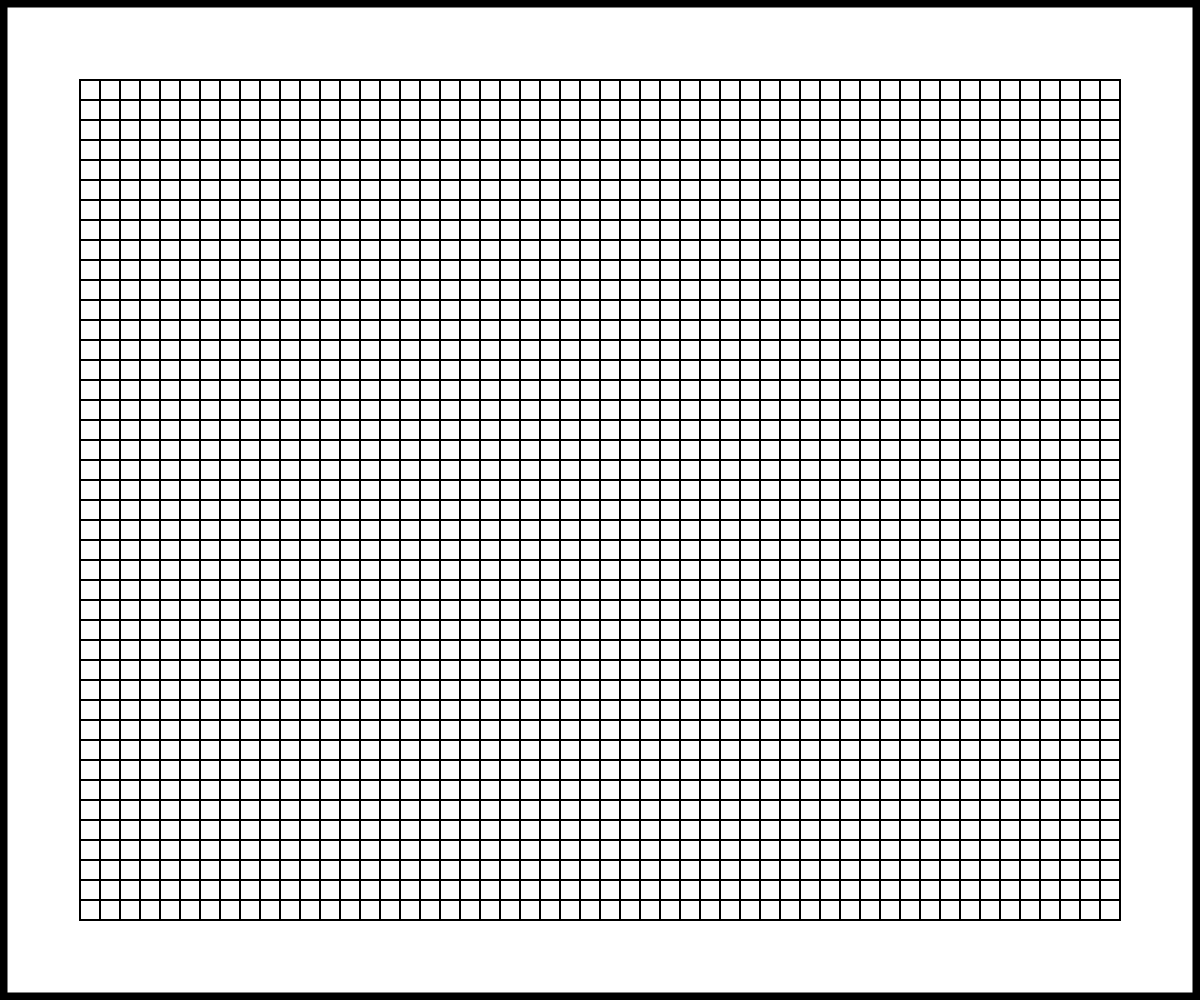
Frame 1 (no input)
Frame 60 (no input): identical to frame 1, image omitted
Frame 120 (the mouse pressed at the canvas centre since frame 60): identical to frame 1, image omitted

The p5.js sketch that drew this single still picture (run headless with seeded random() and noise() and a simulated clock; from frame 60 on, the mouse is pressed at the canvas centre):

// p5.js sketch
// ── sketch.js
// Diaganal Line Art

let gridSpacing = 20;
const PADDING = 80;

function setup() {
  createCanvas(windowWidth,windowHeight);
  rectMode(CENTER);
}

function draw() {
  background(220);
  border();
  drawGrid();
} 

function drawGrid(){
  for (let x = gridSpacing/2 + PADDING; x < width - PADDING; x += gridSpacing){
    for (let y = gridSpacing/2 + PADDING; y < height - PADDING; y += gridSpacing){
      rect(x, y, gridSpacing, gridSpacing);
    }
  }
}

function border(){
  strokeWeight(15);
  rect(width/2, height/2, width, height);
  strokeWeight(2); 
}
